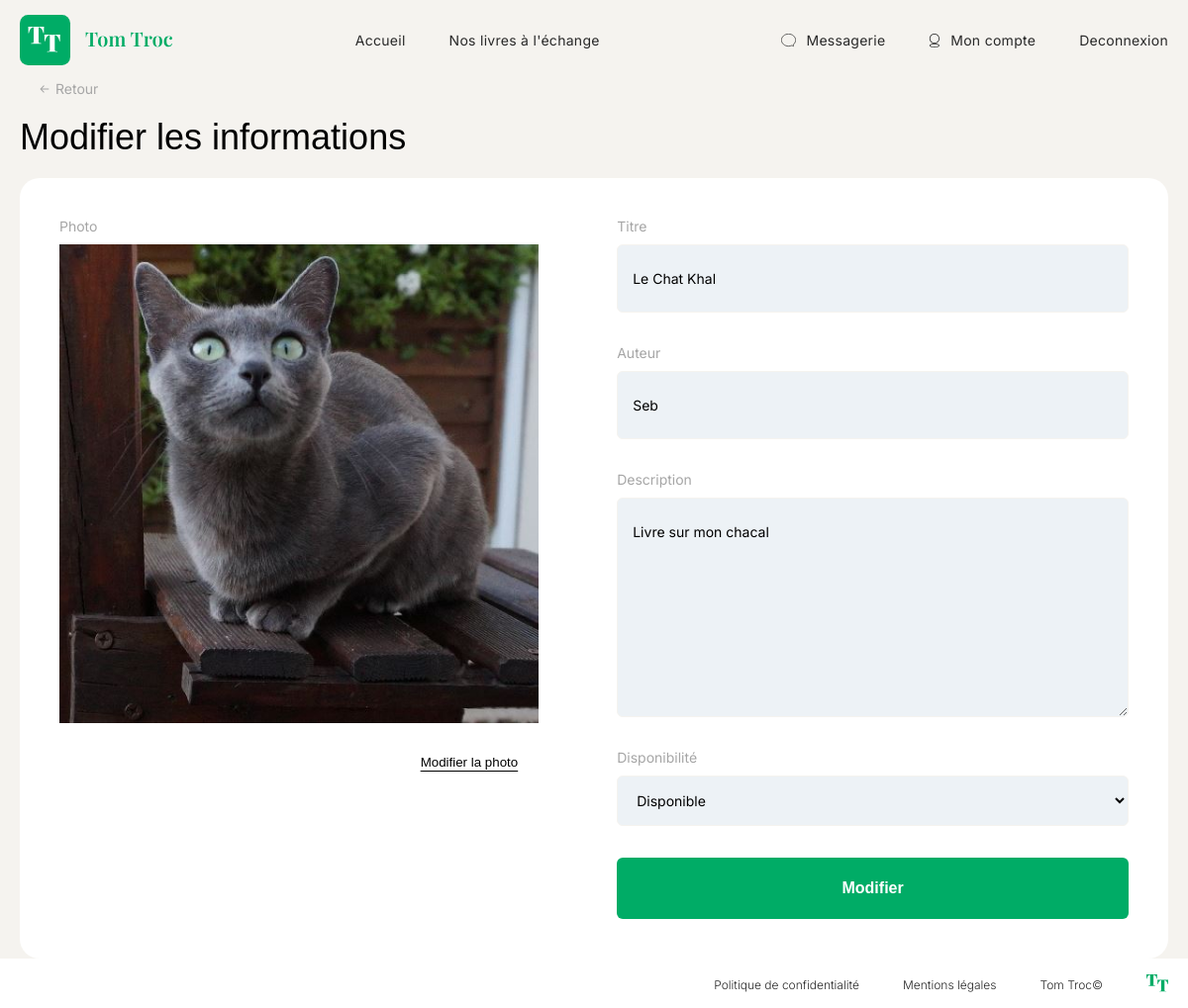
Screenshot of /books/edit/5 (signed in) with the database file from the repository.
### tables this page shows
CREATE TABLE `books` (
  `b_id` int(11) NOT NULL,
  `b_user_id` int(11) NOT NULL,
  `b_title` varchar(255) NOT NULL,
  `b_author` varchar(255) NOT NULL,
  `b_image` varchar(255) DEFAULT NULL,
  `b_description` text,
  `b_status` enum('available','unavailable') DEFAULT 'available',
  `b_created_at` datetime DEFAULT CURRENT_TIMESTAMP
);

### app/views/View.php (called while the page is built, shortened)
<?php
class View
{
    public function render(string $viewName, array $params = []) : void
    {
        $viewPath = $this->buildViewPath($viewName);
        $content = $this->_renderViewFromTemplate($viewPath, $params);
    }
    private function _renderViewFromTemplate(string $viewPath, array $params = []) : string
    {
        if (file_exists($viewPath)) {
            extract($params);
            require($viewPath);
            return ob_get_clean();
        } else {
            throw new \Exception("La vue '$viewPath' est introuvable.");
        }
    }
    private function buildViewPath(string $viewName) : string
    {
        return TEMPLATE_VIEW_PATH . $viewName . '.php';
    }
}

### app/controllers/BooksController.php (called while the page is built, shortened)
<?php
class BooksController extends Controller
{
    function edit($id)
{
    $booksManager = new BooksManager();
    $book = $booksManager->getBookById($id);
    $views = new View('Modifier le livre');
    $views->render('books/edit', ['book' => $book]);
}
}

### core/Router.php (called while the page is built, shortened)
<?php
class Router
{
    protected Controller $controller;
    protected string $method = 'index';
    public function __construct()
    {
        $url = $this->parseUrl();
        $controllerName = !empty($url[0]) ? ucfirst($url[0]) . 'Controller' : 'HomeController';
        $controllerPath = ROOT_URL . '/app/controllers/' . $controllerName . '.php';
        if (file_exists($controllerPath)) {
            $this->controller = new $controllerName;
            unset($url[0]);
        } else {
            $this->handleNotFound("Le contrôleur \"$controllerName\" n'existe pas.");
        }
        if (isset($url[1]) && method_exists($this->controller, $url[1])) {
            $this->method = $url[1];
            unset($url[1]);
        } elseif (isset($url[1])) {
            $this->handleNotFound("La méthode \"{$url[1]}\" n'existe pas dans le contrôleur.");
        }
        $this->params = $url ? array_values($url) : [];
        call_user_func_array([$this->controller, $this->method], $this->params);
    }
    private function parseUrl(): array
    {
        if (isset($_GET['url'])) {
            return explode('/', filter_var(rtrim($_GET['url'], '/'), FILTER_SANITIZE_URL));
        } else if (trim($_SERVER['REQUEST_URI'], '/')) {
            return explode('/', filter_var(trim($_SERVER['REQUEST_URI'], '/'), FILTER_SANITIZE_URL));
        }
        return [];
    }
}

### public/index.php (called while the page is built, shortened)
<?php
require_once ROOT_URL . '/helpers/autoload.php';
$router = new Core\Router();
?>

### helpers/autoload.php (called while the page is built, shortened)
<?php
spl_autoload_register(function ($class) {
    $classPath = str_replace('\\', DIRECTORY_SEPARATOR, $class);
    $file = ROOT_URL . '/' . $classPath . '.php';
});

### core/Database.php (called while the page is built, shortened)
<?php
class Database
{
    private static $instance;
    private $db;
    private function __construct()
    {
        $this->db = new PDO('mysql:host=' . DB_HOST . ';dbname=' . DB_NAME . ';charset=utf8', DB_USER, DB_PASS);
        $this->db->setAttribute(PDO::ATTR_ERRMODE, PDO::ERRMODE_EXCEPTION);
        $this->db->setAttribute(PDO::ATTR_DEFAULT_FETCH_MODE, PDO::FETCH_ASSOC);
    }
    public static function getInstance() : Database
    {
        if (!self::$instance) {
            self::$instance = new Database();
        }
        return self::$instance;
    }
    public function query(string $sql, ?array $params = null): \PDOStatement
    {
        if ($params == null) {
            $query = $this->db->query($sql);
        } else {
            $query = $this->db->prepare($sql);
            $query->execute($params);
        }
        return $query;
    }
}

### core/ModelManager.php (called while the page is built, shortened)
<?php
abstract class ModelManager
{
    public function __construct()
    {
        $this->db = Database::getInstance();
    }
}

### app/models/BooksManager.php (called while the page is built, shortened)
<?php
class BooksManager extends ModelManager
{
    public function getBookById($id)
    {
        $sql = "SELECT
        books.*,
        users.*
        FROM books
        JOIN users ON books.b_user_id = users.u_id
        WHERE b_id = :id";
        $result = $this->db->query($sql, [
            'id' => $id,
        ]);
        $book = $result->fetch();
        if ($book) {
            return $book;
        }
        return new Error("Le livre n'existe pas.");
    }
}

### app/views/templates/books/edit.php (the view, shortened to what this page needs)
<div id="edit-book" class="container">
        <div class="breadcrumbs container"><img src="/icons/arrow-back.svg" alt="icone de retour"><a href="/dashboard/profile/<?= $_SESSION['user']['username'] ?>">Retour</a></div>
    <h1>Modifier les informations</h1>
    <form action="" method="post" enctype="multipart/form-data">
        <div class="left-container image-container">
            <label for="cover">Photo</label>
            <img id="preview" src="<?= $book['b_image'] ?? '' ?>" alt="Aperçu de l'image">
            <button class="file-btn" type="button" onclick="document.getElementById('cover').click();">
                Modifier la photo
            </button>
        </div>
        <div class="right-container">
            <label for="title">Titre</label>
            <input type="text" name="title" id="title" value="<?= $book['b_title'] ?? '' ?>">
            <label for="author">Auteur</label>
            <input type="text" name="author" id="author" value="<?= $book['b_author'] ?? '' ?>">
            <label for="commentary">Description</label>
            <textarea name="commentary" id="commentary" cols="30"
                rows="10"><?= $book['b_description'] ?? '' ?></textarea>
            <label for="availaibility">Disponibilité</label>
            <select name="availaibility" id="availaibility">
                <option value="available">Disponible</option>
            </select>
            <button type="submit">Modifier</button>
        </div>
    </form>
</div>

### public/css/style.css (style rules this page uses)
:root { --color-black: #000000;--color-white: #FFFFFF;--color-primary: #00AC66;--color-primary-dark: #006D41;--color-red: #C56D6D;--color-text: #292929;--color-text-light: #A6A6A6;--color-light-blue: #EDF2F6;--color-background: #F5F3EF;--color-background-light: #FAF9F7;--color-error: #FF0000 }
h1 { color:var(--color-black);font-family:"Playfair Display","Arial",sans-serif;font-size:36px;font-style:normal;font-weight:400;line-height:normal }
html,body { width:100%;min-height:100%;scroll-behavior:smooth;overflow-x:hidden }
body { position:relative;display:flex;flex-direction:column;width:100%;min-height:100vh;background-color:var(--color-background);font-family:"Inter",sans-serif;color:var(--color-text);margin:0 }
body * { min-width:0;box-sizing:border-box }
body p,body a,body div,body ul,body li,body span,body button,body input,body textarea,body select,body option,body label,body h1,body h2,body h3,body h4,body h5,body h6,body section,body article { padding:0;margin:0 }
a { text-decoration:none }
.container { width:100%;max-width:1440px;margin:0 auto }
@media screen and (max-width: 1460px) { .container { padding-left:20px;padding-right:20px } }
.image-container img { width:100%;height:100%;object-fit:cover }
#create-book h1,#edit-book h1 { margin-bottom:20px }
#create-book form,#edit-book form { display:flex;justify-content:center;padding:40px;background-color:#fff;border-radius:20px;gap:100px }
#create-book form .left-container,#edit-book form .left-container { display:flex;flex-direction:column }
#create-book form .left-container img,#edit-book form .left-container img { width:484px;height:484px;object-fit:cover }
#create-book form .right-container,#edit-book form .right-container { width:50%;display:flex;flex-direction:column }
#create-book form label,#create-book form .label,#edit-book form label,#edit-book form .label { color:var(--color-text-light);font-size:14px;font-style:normal;font-weight:400;line-height:normal;margin-top:32px;margin-bottom:10px }
#create-book form label:first-child,#create-book form .label:first-child,#edit-book form label:first-child,#edit-book form .label:first-child { margin-top:0 }
#create-book form input,#create-book form textarea,#create-book form select,#create-book forminput:not(input[type=file]),#edit-book form input,#edit-book form textarea,#edit-book form select,#edit-book forminput:not(input[type=file]) { font-family:"Inter",sans-serif;border-radius:6px;border:1px solid var(--color-background);background:var(--color-white);padding:25px 15px;font-size:14px;font-style:normal;line-height:normal;background-color:var(--color-light-blue) }
#create-book form select,#edit-book form select { padding:15px 15px }
#create-book form button:not(.file-btn),#edit-book form button:not(.file-btn) { border-radius:6px;padding:25px 15px;font-size:16px;background-color:var(--color-primary);color:var(--color-white);border:none;cursor:pointer;padding:22px 38px;font-weight:600;margin-top:32px }
#create-book form .file-btn,#edit-book form .file-btn { border:unset;background-color:unset;text-decoration:underline;text-underline-offset:4px;width:max-content;margin-top:32px;align-self:flex-end;cursor:pointer;transition:all .3s ease-in-out }
.breadcrumbs { display:flex;gap:6px;align-items:center;margin-bottom:20px }
.breadcrumbs a { color:#a6a6a6;font-family:Inter;font-size:14px;font-style:normal;font-weight:400;line-height:normal }

### rows the page displays
books: b_image (picture), title "Le Chat Khal", author "Seb", commentary "Livre sur mon chacal"
